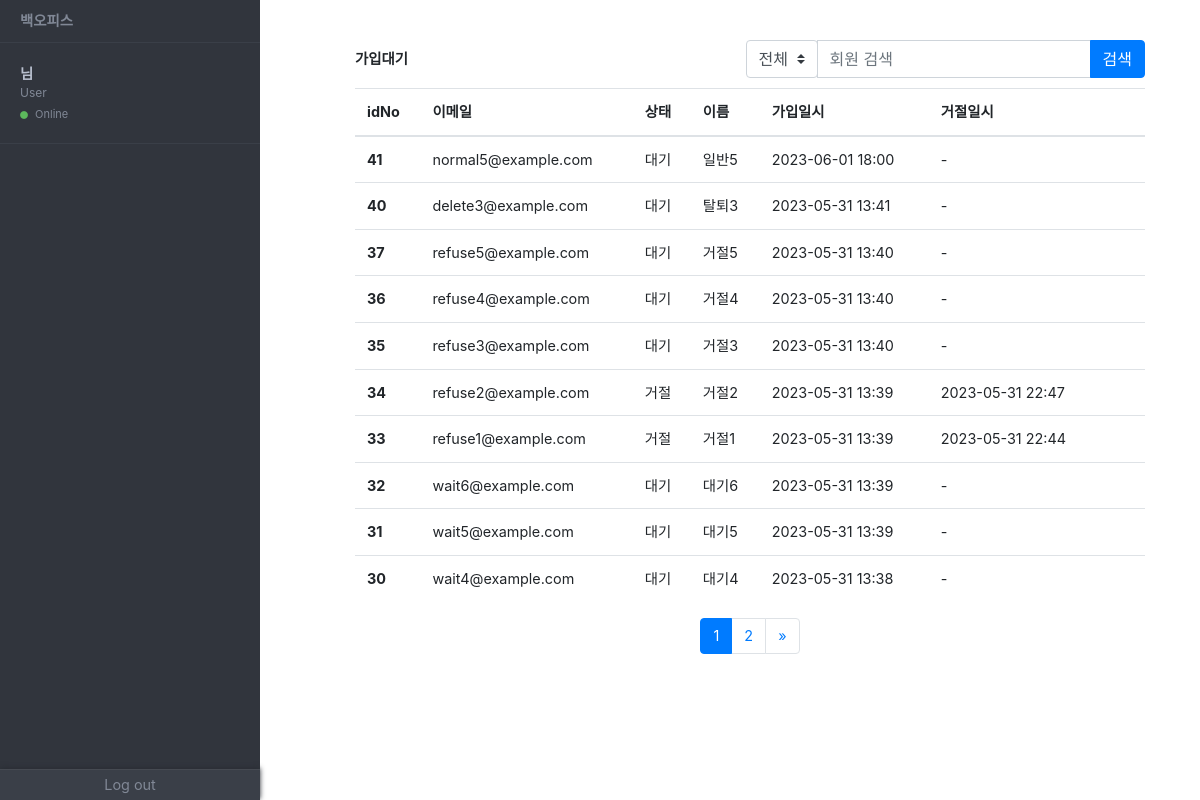
The page /waitingUserSearch/ on the database its author committed.
### users/models.py (models this page shows, shortened)
class CustomUser(AbstractUser):
    STATUS_CHOICES = (
        ('W', '대기'),
        ('A', '승인'),
        ('R', '거절'),
    )
    username = models.CharField(max_length=50, unique=False)
    email = models.EmailField(unique=True)
    USERNAME_FIELD = 'email'
    REQUIRED_FIELDS = ['username', 'phone_number']
    phone_number = models.CharField(max_length=11)
    status = models.CharField(max_length=1, choices=STATUS_CHOICES, default='W')
    rejection_reason = models.TextField(blank=True)
    rejection_date = models.DateTimeField(blank=True, null=True)
    quit_reason = models.TextField(blank=True)
    quit_date = models.DateTimeField(blank=True, null=True)
    first_name = None
    last_name = None
    objects = CustomUserManager()

### office/search.py (the view)
# urls.py: path('waitingUserSearch/', search.search_waiting_user, name='search_waiting_user'), # 가입대기 검색
def search_waiting_user(request):
    query = request.GET.get('query','')
    statusSearch = request.GET.get('statusSearch')
    if statusSearch == 'W':
        users = filtered_users(query, 'W')
    elif statusSearch == 'R':
        users = filtered_users(query, 'R')
    else:
        users = filtered_users(query, 'W') | filtered_users(query, 'R')
    paginator = Paginator(users, 10)
    page_number = request.GET.get('page')
    page_obj = paginator.get_page(page_number)
    context = {
        'signedUser': request.user,
        'waiting_users': page_obj,
        'previous_page_number': page_obj.previous_page_number if page_obj.has_previous() else None,
        'number': page_obj.number,
        'next_page_number': page_obj.next_page_number if page_obj.has_next() else None,
    }
    return render(request, 'office/index.html', context)

### office/search.py (called while the page is built)
def filtered_users(query, status):
    return CustomUser.objects.filter(
        Q(username__icontains=query) | Q(email__icontains=query),
        Q(status=status)
    ).order_by('-date_joined')

### office/templates/office/index.html (shortened to what this page needs)
{% extends "office/base.html" %}
{% block content %}
    <div class="container">
        <div class="d-flex align-items-center justify-content-end">
            <strong>가입대기</strong>
            <form action="/waitingUserSearch" method="GET" class="ml-auto">
                <div class="input-group">
                    <div class="input-group-prepend">
                        <select class="custom-select" name="statusSearch">
                            <option value="every">전체</option>
                        </select>
                    </div>
                    <input type="text" class="form-control" name="query" placeholder="회원 검색">
                    <div class="input-group-append">
                        <button type="submit" class="btn btn-primary">검색</button>
                    </div>
                </div>
            </form>
        </div>
        <div style="padding-top: 10px;">
            <table class="table">
                <thead>
                    <tr>
                        <th scope="col">idNo</th>
                        <th scope="col">이메일</th>
                        <th scope="col">상태</th>
                        <th scope="col">이름</th>
                        <th scope="col">가입일시</th>
                        <th scope="col">거절일시</th>
                        <th scope="col">　</th>
                    </tr>
                </thead>
                <tbody>
                    {% if waiting_users %}
                        {% for user in waiting_users %}
                            <tr>
                                <th scope="row">{{ user.id }}</th>
                                <td>{{ user.email }}</td>
                                <td>
                                    {% if user.status == 'W' %}
                                        대기
                                    {% elif user.status == 'R' %}
                                        거절
                                    {% endif %}
                                </td>
                                <td>{{ user.username }}</td>
                                <td>{{ user.date_joined|date:"Y-m-d H:i"}}</td>
                                <td>
                                    {% if user.rejection_date %}
                                        {{ user.rejection_date|date:"Y-m-d H:i"}}
                                    {% else %}
                                        -
                                    {% endif %}
                                </td>
                                <td>
                                </td>
                            </tr>
                        {% endfor %}
                    {% endif %}
                </tbody>
            </table>
        </div>
    </div>
    {% if waiting_users %}
        {% if waiting_users.has_other_pages %}
            <nav aria-label="Page navigation">
                <ul class="pagination justify-content-center">
                    {% for i in waiting_users.paginator.page_range %}
                        {% if waiting_users.number == i %}
                            <li class="page-item active">
                                <a class="page-link" href="?page={{ i }}">{{ i }}</a>
                            </li>
                        {% else %}
                            <li class="page-item">
                                <a class="page-link" href="?page={{ i }}">{{ i }}</a>
                            </li>
                        {% endif %}
                    {% endfor %}
                    {% if next_page_number %}
                        <li class="page-item">
                            <a class="page-link" href="?page={{ next_page_number }}" aria-label="Next">
                                <span aria-hidden="true">&raquo;</span>
                            </a>
                        </li>
                    {% endif %}
                </ul>
            </nav>
        {% endif %}
    {% endif %}
{% endblock %}

### office/templates/office/base.html (shortened to what this page needs)
{% load static %}
<!DOCTYPE html>
<html lang="en">
<head>
    {% load bootstrap4 %}
    {% bootstrap_css %}
    <link href="https://use.fontawesome.com/releases/v5.0.6/css/all.css" rel="stylesheet">
    <link rel="stylesheet" type="text/css" href="{% static 'css/base.css' %}">
</head>
<div class="page-wrapper chiller-theme toggled">
    <nav id="sidebar" class="sidebar-wrapper">
      <div class="sidebar-content">
        <div class="sidebar-brand">
          <a href="#">백오피스</a>
        </div>
        <div class="sidebar-header">
          <div class="user-info">
            <span class="user-name">
              <strong>{{user.username}} 님</strong>
            </span>
            {% if user.is_superuser %}
                <span class="user-role">Master</span>
            {% elif user.is_staff and not user.is_superuser %}
                <span class="user-role">Administrator</span>
            {% else %}
                <span class="user-role">User</span>
            {% endif %}
            <span class="user-status">
                <i class="fa fa-circle"></i>
                <span>Online</span>
            </span>
          </div>
        </div>
        <div class="sidebar-menu">
        </div>
      </div>
      <div class="sidebar-footer">
        <a href="/logout/">
          <span>Log out</span>
        </a>
      </div>
    </nav>
    <main class="page-content">
        <div class="container-fluid">
            {% block content %}
            {% endblock %}
        </div>
    </main>
</div>
</body>
</html>

### static/css/base.css (style rules this page uses)
.page-wrapper .sidebar-wrapper, .sidebar-wrapper .sidebar-brand > a, .sidebar-wrapper .sidebar-dropdown > a:after, .sidebar-wrapper .sidebar-menu .sidebar-dropdown .sidebar-submenu li a:before, .sidebar-wrapper ul li a i, .page-wrapper .page-content, .sidebar-wrapper .sidebar-search input.search-menu, .sidebar-wrapper .sidebar-search .input-group-text, .sidebar-wrapper .sidebar-menu ul li a, #show-sidebar, #close-sidebar { -webkit-transition: all 0.3s ease; -moz-transition: all 0.3s ease; -ms-transition: all 0.3s ease; -o-transition: all 0.3s ease; transition: all 0.3s ease; }
.page-wrapper.toggled .sidebar-wrapper { left: 0px; }
@media screen and (min-width: 768px) { .page-wrapper.toggled .page-content { padding-left: 300px; } }
.sidebar-wrapper { width: 260px; height: 100%; max-height: 100%; position: fixed; top: 0; left: -300px; z-index: 999; }
.sidebar-wrapper a { text-decoration: none; }
.sidebar-content { max-height: calc(100% - 30px); height: calc(100% - 30px); overflow-y: auto; position: relative; }
.sidebar-wrapper .sidebar-brand { padding: 10px 20px; display: flex; align-items: center; }
.sidebar-wrapper .sidebar-brand > a { text-transform: uppercase; font-weight: bold; flex-grow: 1; }
.sidebar-wrapper .sidebar-header { padding: 20px; overflow: hidden; }
.sidebar-wrapper .sidebar-header .user-info { float: left; }
.sidebar-wrapper .sidebar-header .user-info > span { display: block; }
.sidebar-wrapper .sidebar-header .user-info .user-role { font-size: 12px; }
.sidebar-wrapper .sidebar-header .user-info .user-status { font-size: 11px; margin-top: 4px; }
.sidebar-wrapper .sidebar-header .user-info .user-status i { font-size: 8px; margin-right: 4px; color: #5cb85c; }
.sidebar-wrapper .sidebar-menu { padding-top: 10px; padding-bottom: 10px; }
.sidebar-footer { position: absolute; width: 100%; bottom: 0; display: flex; }
.sidebar-footer > a { flex-grow: 1; text-align: center; height: 30px; line-height: 30px; position: relative; }
.page-wrapper .page-content { display: inline-block; width: 100%; padding-left: 0px; padding-top: 20px; }
.page-wrapper .page-content > div { padding: 20px 40px; }
.page-wrapper .page-content { overflow-x: hidden; }
.chiller-theme .sidebar-wrapper { background: #31353D; }
.chiller-theme .sidebar-wrapper .sidebar-header, .chiller-theme .sidebar-wrapper .sidebar-search, .chiller-theme .sidebar-wrapper .sidebar-menu { border-top: 1px solid #3a3f48; }
.chiller-theme .sidebar-wrapper .sidebar-header .user-info .user-role, .chiller-theme .sidebar-wrapper .sidebar-header .user-info .user-status, .chiller-theme .sidebar-wrapper .sidebar-search input.search-menu, .chiller-theme .sidebar-wrapper .sidebar-search .input-group-text, .chiller-theme .sidebar-wrapper .sidebar-brand>a, .chiller-theme .sidebar-wrapper .sidebar-menu ul li a, .chiller-theme .sidebar-footer>a { color: #818896; }
.chiller-theme .sidebar-wrapper .sidebar-menu ul li:hover>a, .chiller-theme .sidebar-wrapper .sidebar-menu .sidebar-dropdown.active>a, .chiller-theme .sidebar-wrapper .sidebar-header .user-info, .chiller-theme .sidebar-wrapper .sidebar-brand>a:hover, .chiller-theme .sidebar-footer>a:hover i { color: #b8bfce; }
.chiller-theme .sidebar-footer { background: #3a3f48; box-shadow: 0px -1px 5px #282c33; border-top: 1px solid #464a52; }
.chiller-theme .sidebar-footer>a:first-child { border-left: none; }
.chiller-theme .sidebar-footer>a:last-child { border-right: none; }

### rows shown on the page
CustomUser: id "41", email "normal5@example.com", status "대기", username "일반5", date_joined "2023-06-01 18:00"
CustomUser: id "40", email "delete3@example.com", status "대기", username "탈퇴3", date_joined "2023-05-31 13:41"
CustomUser: id "37", email "refuse5@example.com", status "대기", username "거절5", date_joined "2023-05-31 13:40"
CustomUser: id "36", email "refuse4@example.com", status "대기", username "거절4", date_joined "2023-05-31 13:40"
CustomUser: id "35", email "refuse3@example.com", status "대기", username "거절3", date_joined "2023-05-31 13:40"
CustomUser: id "34", email "refuse2@example.com", status "거절", username "거절2", date_joined "2023-05-31 13:39", rejection_date "2023-05-31 22:47"
CustomUser: id "33", email "refuse1@example.com", status "거절", username "거절1", date_joined "2023-05-31 13:39", rejection_date "2023-05-31 22:44"
CustomUser: id "32", email "wait6@example.com", status "대기", username "대기6", date_joined "2023-05-31 13:39"
CustomUser: id "31", email "wait5@example.com", status "대기", username "대기5", date_joined "2023-05-31 13:39"
CustomUser: id "30", email "wait4@example.com", status "대기", username "대기4", date_joined "2023-05-31 13:38"

### other values the page prints
{{ i }} "1"
{{ i }} "2"
